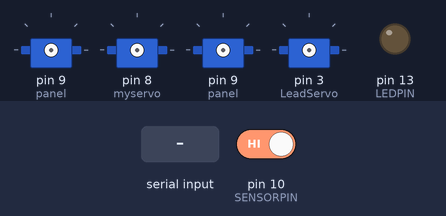
The sketch below on a simulated Arduino Nano, built with avr-gcc and run on an emulated ATmega328P. Parts: 4 × servo, output pins drawn as LEDs (lit = HIGH). The inputs (shaded band) are chosen by the test bench; at power-on: pin 10 (SENSORPIN) HIGH. Pins used as bus, display or sensor lines are not drawn.

Above: at 1.2 s.
1.3 s: "B" received over the second serial link
At 6.5 s:
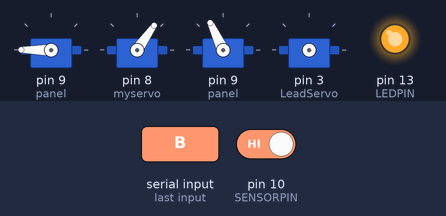
7.3 s: pin 10 (SENSORPIN) driven LOW
At 8.7 s:
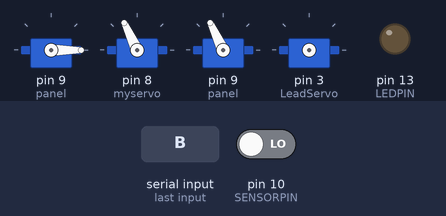
9.9 s: pin 10 (SENSORPIN) driven HIGH
At 13.3 s:
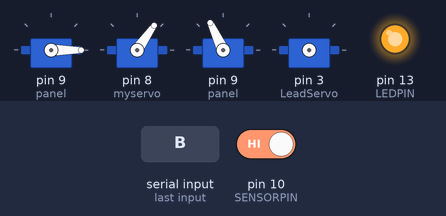
15.9 s: pin 10 (SENSORPIN) driven LOW
At 18.6 s:
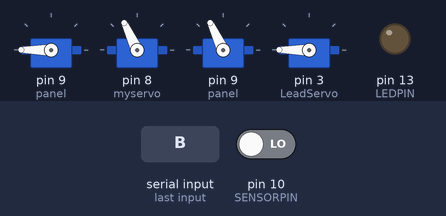
18.9 s: pin 10 (SENSORPIN) driven HIGH
At 20.7 s:
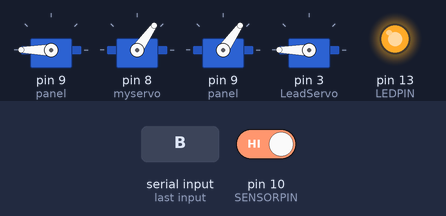
21.9 s: pin 10 (SENSORPIN) driven LOW
At 24.0 s:
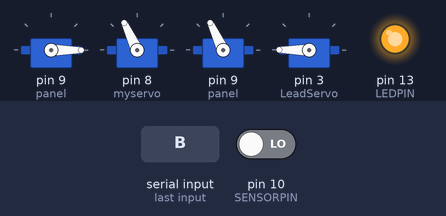
Timing chart, 0 to 25.8 s (numbered marks = the images above; inputs shaded):
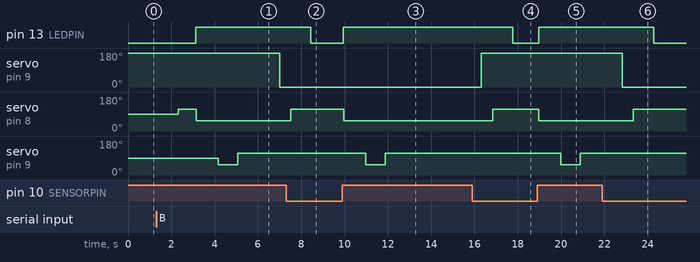

Measured:
- after the input at 1.3 s, pin 13 (LEDPIN): LOW → HIGH after 1.8 s; servo on pin 9 (panel): 180° → 0° after 5.7 s; servo on pin 8 (myservo): 90° → 115° after 1.0 s, → 55° 0.84 s later; servo on pin 9 (panel): 90° → 55° after 2.9 s, → 115° 0.89 s later
- after the input at 7.3 s, pin 13 (LEDPIN): HIGH → LOW after 1.2 s; servo on pin 8 (myservo): goes on until 7.5 s, then stays 115°; servo on pin 9 (panel): stays 115° (without the input it goes to 55° after 2.1 s)
- after the input at 9.9 s, pin 13 (LEDPIN): LOW → HIGH after 0.05 s; servo on pin 8 (myservo): 115° → 55° after 0.07 s; servo on pin 9 (panel): 115° → 55° after 1.1 s, → 115° 0.89 s later
- after the input at 15.9 s, pin 13 (LEDPIN): HIGH → LOW after 1.9 s; servo on pin 8 (myservo): goes on until 16.8 s, then stays 115°; servo on pin 9 (panel): stays 115° (without the input it goes to 55° after 2.8 s)
- after the input at 18.9 s, pin 13 (LEDPIN): LOW → HIGH after 0.06 s; servo on pin 8 (myservo): 115° → 55° after 0.08 s; servo on pin 9 (panel): 115° → 55° after 1.1 s, → 115° 0.89 s later
- after the input at 21.9 s, pin 13 (LEDPIN): HIGH → LOW after 2.4 s; servo on pin 8 (myservo): goes on until 23.3 s, then stays 115°; servo on pin 9 (panel): stays 115° (without the input it goes to 55° after 3.3 s)

The sketch:

Arduino_UART_PIC.ino
```cpp
/* Arduino_UART_PIC
 *
 * Author: Tyler Gamvrelis
 * Date: August 29, 2017 4:51 PM
 * Description: Sample program for arbitrary information exchange between
 *              the main PIC and the Arduino Nano
 * Preconditions:
 *   1.  Main PIC uses hardware UART
 *   2.  Arduino Nano uses software UART
 *   3.  The Co-processor is not driving lines on the UART bus (e.g. the UART jumpers are removed
 *   4.  The character LCD is in an Arduino Nano socket
 *   5.  PIC-Arduino link switches are enabled (ON) for D0 of the Arduino (the RX pin).
 *       However, make sure that neither of D0 and D1 are enabled (ON) while programming the Arduino Nano
 */

#include <SoftwareSerial.h>
#include <Servo.h>

Servo LeadServo;  //servo for lead screw
Servo myservo, myservo1, myservo2, myservo3; //servos for apertures
Servo panel; //servo for turning panel


static char arr[2]; // To hold received characters
const byte rxPin = 1;
const byte txPin = 0;
const int rs = 4, en = 5, d4 = 6, d5 = 7, d6 = 8, d7 = 9;


#define LEDPIN 13
  // Pin 13: Arduino has an LED connected on pin 13
  // Pin 11: Teensy 2.0 has the LED on pin 11
  // Pin  6: Teensy++ 2.0 has the LED on pin 6
  // Pin 13: Teensy 3.0 has the LED on pin 13

#define SENSORPIN 10

// variables will change:
int sensorState = 0, lastState=0;         // variable for reading the pushbutton status


SoftwareSerial mySerial = SoftwareSerial(rxPin, txPin);
//LiquidCrystal lcd(rs, en, d4, d5, d6, d7);


char curr = ' ';
char prev = ' ';

void setup() {
  /* Configure pin modes for tx and rx. */
  pinMode(rxPin, INPUT);
  pinMode(txPin, OUTPUT);

  /* Open software serial port with baud rate = 9600. */
  mySerial.begin(9600);

  // initialize the LED pin as an output:
  pinMode(LEDPIN, OUTPUT);
  // initialize the sensor pin as an input:
  pinMode(SENSORPIN, INPUT);
  digitalWrite(SENSORPIN, HIGH); // turn on the pullup


}

void loop() {
  while(mySerial.available() < 1){


    continue; }
  arr[0] = mySerial.read();
  //Serial.print(arr[0]);


  if(arr[0] == 'Z'){ //start program - lead screw
    leadScrew();
    delay(500);
    //get mode from color sensor and send back to PIC
    //if(colorsensor){
    digitalWrite(0, HIGH); //send a appropriate signal back to pic
  }


  int count = 0;


  while(count < 15 && arr[0] != 'Z'){
      if(count%2 == 0){ //turns panel servo for morning/afternoon
        Panel('M');
      } else{
        Panel('A');
      }


      //dispense appropriate pills - aperture
      if(arr[0] == 'B'){
        dispenseR(1);
      } else if(arr[0] == 'C'){
        dispenseR(2);
      } else if(arr[0] == 'D'){
        dispenseF(1);
      } else if(arr[0] == 'E'){
        dispenseF(2);
      } else if(arr[0] == 'F'){
        dispenseL(1);
      } else if(arr[0] == 'G'){
        dispenseL(2);
      } else if(arr[0] == 'H'){
        dispenseL(3);
      }
      delay(1000);


      count++;

      if(count%2 == 0){ //when morning and afternoon pills done processing, move box
        leadScrew();
      }

      if(arr[0] == 'e'){
        endProgram();
      }

      digitalWrite(0, HIGH); //send signal back to PIC that processing is done
}

}

void endProgram(){
  myservo.write(50);
  delay(500);
  myservo.detach();
  delay(500);


}


void leadScrew(){
  LeadServo.attach(3);
  LeadServo.write(180 );                  // sets the servo position according to the scaled value
  delay(2000);                           // waits for the servo to get there
  LeadServo.detach();                // sets the servo position according to the scaled value


}

void Panel(char AM){
  int turntime = 1000;
  if(AM == 'A'){
    panel.attach(9);
    panel.write(0);

    delay(500);
    panel.detach();

  } else if(AM == 'M'){
    delay(500);
    panel.attach(9);
    panel.write(180);

    delay(500);
    panel.detach();
  }
}


void dispenseR(int num){
  int delaytime = 5000;
  for(int i =0; i<num; i++){
        myservo.attach(8); //top servo open
        delay(15);
        myservo.write(115);
        delay(125);
        myservo.detach(); //servo stop
        delay(700);


        while(digitalRead(SENSORPIN) == LOW){ //polling for switch
          delay(100); //loop
          digitalWrite(13, LOW);
        }


        digitalWrite(13, HIGH);
        myservo.attach(8);
        delay(15);
        myservo.write(55); //servo close
        delay(300);
        myservo.detach();
        delay(700);


        myservo1.attach(9); //bottom servo open
        delay(15);
        myservo1.write(55);
        delay(175);
        myservo1.detach(); //servo stop
        delay(700);
        myservo1.attach(9);
        delay(15);
        myservo1.write(115); //servo close
        delay(250);
        myservo1.detach();
        delay(700);
        }
}

void dispenseF(int num){
  int delaytime = 5000;
  for(int i =0; i<num; i++){
          myservo2.attach(8); //top servo open
          delay(15);
          myservo2.write(115);
          delay(125);
          myservo2.detach(); //servo stop
          delay(700);


          while(digitalRead(SENSORPIN) == HIGH){ //polling for switch
            delay(100); //loop
            digitalWrite(13, LOW);
          }


          digitalWrite(13, HIGH);
          myservo2.attach(8);
          delay(15);
          myservo2.write(55); //servo close
          delay(300);
          myservo2.detach();
          delay(700);


          myservo3.attach(9); //bottom servo open
          delay(15);
          myservo3.write(55);
          delay(175);
          myservo3.detach(); //servo stop
          delay(700);
          myservo3.attach(9);
          delay(15);
          myservo3.write(115); //servo close
          delay(250);
          myservo3.detach();
          delay(700);
  }
}

void dispenseL(int num){
  int delaytime = 5000;
  for(int i =0; i<num; i++){
    //solenoid
  }
}
```
